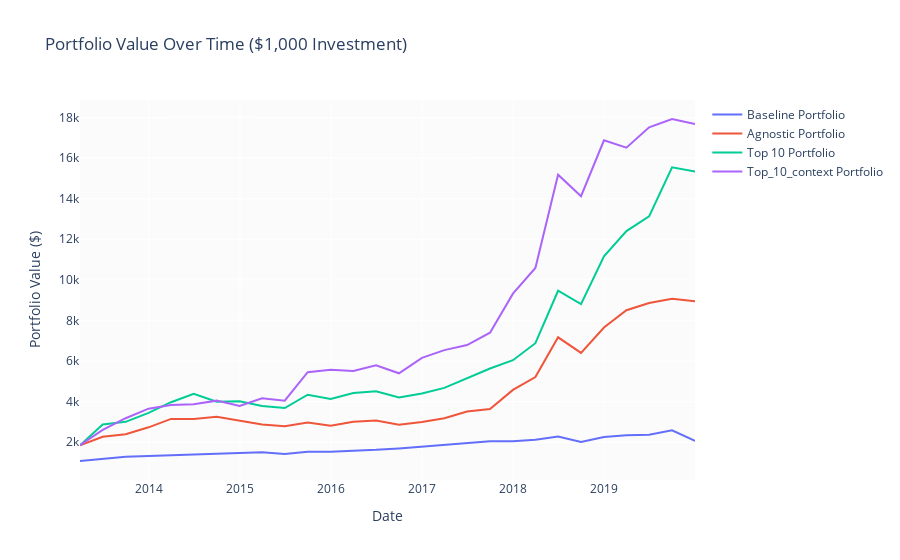

Notebook code for this chart:
### Code cell
import plotly.graph_objects as go

# Assuming you have a dataframe 'df_avg' with columns 'datadate', 'baseline_portfolio', and 'top_10'

# Calculate the cumulative return for both portfolios
df_avg['baseline_cum_return'] = (1 + df_avg['baseline']).cumprod()
df_avg['top_10_a_cum_return'] = (1 + df_avg['top_10_agnostic']).cumprod()
df_avg['top_10_cum_return'] = (1 + df_avg['top_10']).cumprod()
df_avg['top_10_context_cum_return'] = (1 + df_avg['top_10_context']).cumprod()
df_avg['top_10_ideal_cum_return'] = (1 + df_avg['top_10_ideal']).cumprod()

# Calculate the value over time of a $1,000 investment
initial_investment = 1000
df_avg['baseline_value'] = initial_investment * df_avg['baseline_cum_return']
df_avg['top_10_a_value'] = initial_investment * df_avg['top_10_a_cum_return']
df_avg['top_10_value'] = initial_investment * df_avg['top_10_cum_return']
df_avg['top_10_context_value'] = initial_investment * df_avg['top_10_context_cum_return']
df_avg['top_10_ideal_value'] = initial_investment * df_avg['top_10_ideal_cum_return']

# Create the plot
fig = go.Figure()

# Add baseline portfolio trace
fig.add_trace(go.Scatter(x=df_avg['datadate'], y=df_avg['baseline_value'],
                         mode='lines', name='Baseline Portfolio'))

# Add baseline portfolio trace
fig.add_trace(go.Scatter(x=df_avg['datadate'], y=df_avg['top_10_a_value'],
                         mode='lines', name='Agnostic Portfolio'))

# Add top_10 portfolio trace
fig.add_trace(go.Scatter(x=df_avg['datadate'], y=df_avg['top_10_value'],
                         mode='lines', name='Top 10 Portfolio'))

fig.add_trace(go.Scatter(x=df_avg['datadate'], y=df_avg['top_10_context_value'],
                         mode='lines', name='Top_10_context Portfolio'))

# Update the layout
fig.update_layout(
    title='Portfolio Value Over Time ($1,000 Investment)',
    xaxis_title='Date',
    yaxis_title='Portfolio Value ($)',
)

# Show the plot
fig.show()

### Figure 1 — Plotly figure (JSON) as saved in the notebook; plotly's stock layout.template omitted (floating-point values rounded to 4 significant figures)
{"data": [{"mode": "lines", "name": "Baseline Portfolio", "type": "scatter", "x": ["2013-03-31", "2013-06-30", "2013-09-30", "2013-12-31", "2014-03-31", "2014-06-30", "2014-09-30", "2014-12-31", "2015-03-31", "2015-06-30", "2015-09-30", "2015-12-31", "2016-03-31", "2016-06-30", "2016-09-30", "2016-12-31", "2017-03-31", "2017-06-30", "2017-09-30", "2017-12-31", "2018-03-31", "2018-06-30", "2018-09-30", "2018-12-31", "2019-03-31", "2019-06-30", "2019-09-30", "2019-12-31"], "y": [1077.0, 1166.0, 1289.0, 1328.0, 1369.0, 1399.0, 1457.0, 1477.0, 1505.0, 1419.0, 1533.0, 1532.0, 1568.0, 1626.0, 1699.0, 1787.0, 1869.0, 1959.0, 2052.0, 2049.0, 2119.0, 2285.0, 2015.0, 2262.0, 2344.0, 2370.0, 2591.0, 2065.0]}, {"mode": "lines", "name": "Agnostic Portfolio", "type": "scatter", "x": ["2013-03-31", "2013-06-30", "2013-09-30", "2013-12-31", "2014-03-31", "2014-06-30", "2014-09-30", "2014-12-31", "2015-03-31", "2015-06-30", "2015-09-30", "2015-12-31", "2016-03-31", "2016-06-30", "2016-09-30", "2016-12-31", "2017-03-31", "2017-06-30", "2017-09-30", "2017-12-31", "2018-03-31", "2018-06-30", "2018-09-30", "2018-12-31", "2019-03-31", "2019-06-30", "2019-09-30", "2019-12-31"], "y": [1852.0, 2270.0, 2391.0, 2736.0, 3151.0, 3142.0, 3263.0, 3048.0, 2874.0, 2792.0, 2971.0, 2812.0, 3012.0, 3068.0, 2860.0, 2996.0, 3182.0, 3516.0, 3635.0, 4578.0, 5212.0, 7171.0, 6406.0, 7656.0, 8505.0, 8864.0, 9072.0, 8948.0]}, {"mode": "lines", "name": "Top 10 Portfolio", "type": "scatter", "x": ["2013-03-31", "2013-06-30", "2013-09-30", "2013-12-31", "2014-03-31", "2014-06-30", "2014-09-30", "2014-12-31", "2015-03-31", "2015-06-30", "2015-09-30", "2015-12-31", "2016-03-31", "2016-06-30", "2016-09-30", "2016-12-31", "2017-03-31", "2017-06-30", "2017-09-30", "2017-12-31", "2018-03-31", "2018-06-30", "2018-09-30", "2018-12-31", "2019-03-31", "2019-06-30", "2019-09-30", "2019-12-31"], "y": [1852.0, 2877.0, 3006.0, 3451.0, 3973.0, 4386.0, 3998.0, 4023.0, 3792.0, 3684.0, 4344.0, 4135.0, 4428.0, 4511.0, 4206.0, 4406.0, 4679.0, 5170.0, 5634.0, 6042.0, 6879.0, 9465.0, 8803.0, 11160.0, 12400.0, 13130.0, 15550.0, 15330.0]}, {"mode": "lines", "name": "Top_10_context Portfolio", "type": "scatter", "x": ["2013-03-31", "2013-06-30", "2013-09-30", "2013-12-31", "2014-03-31", "2014-06-30", "2014-09-30", "2014-12-31", "2015-03-31", "2015-06-30", "2015-09-30", "2015-12-31", "2016-03-31", "2016-06-30", "2016-09-30", "2016-12-31", "2017-03-31", "2017-06-30", "2017-09-30", "2017-12-31", "2018-03-31", "2018-06-30", "2018-09-30", "2018-12-31", "2019-03-31", "2019-06-30", "2019-09-30", "2019-12-31"], "y": [1852.0, 2612.0, 3185.0, 3657.0, 3833.0, 3868.0, 4051.0, 3785.0, 4171.0, 4052.0, 5455.0, 5574.0, 5509.0, 5790.0, 5398.0, 6158.0, 6541.0, 6792.0, 7401.0, 9321.0, 10590.0, 15180.0, 14120.0, 16870.0, 16510.0, 17520.0, 17930.0, 17680.0]}], "layout": {"title": {"text": "Portfolio Value Over Time ($1,000 Investment)"}, "xaxis": {"title": {"text": "Date"}}, "yaxis": {"title": {"text": "Portfolio Value ($)"}}}}
